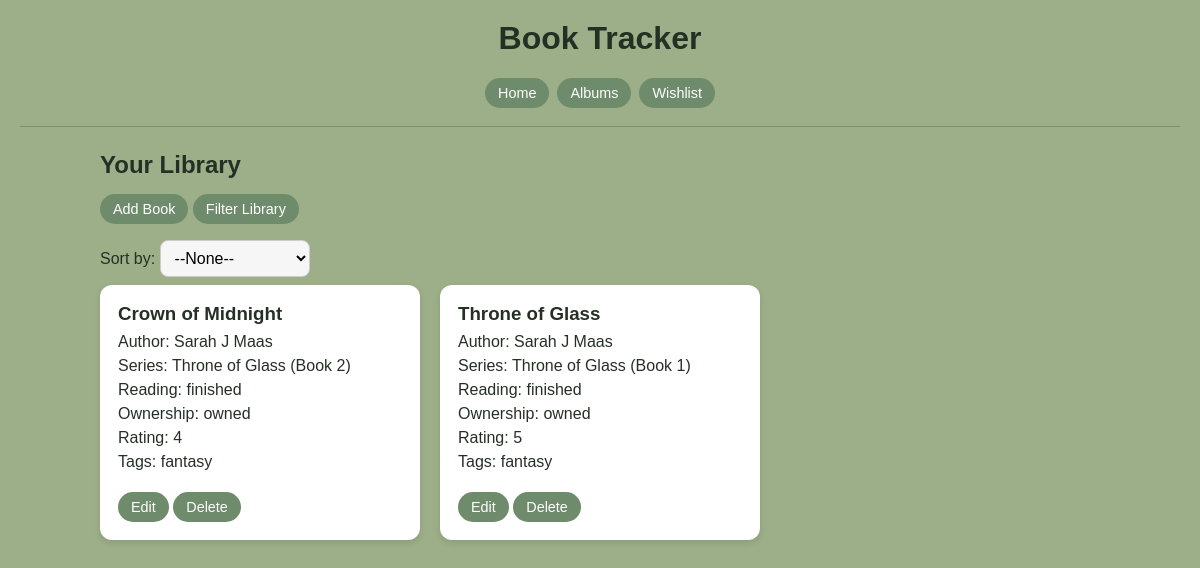
The app's page /, older data.
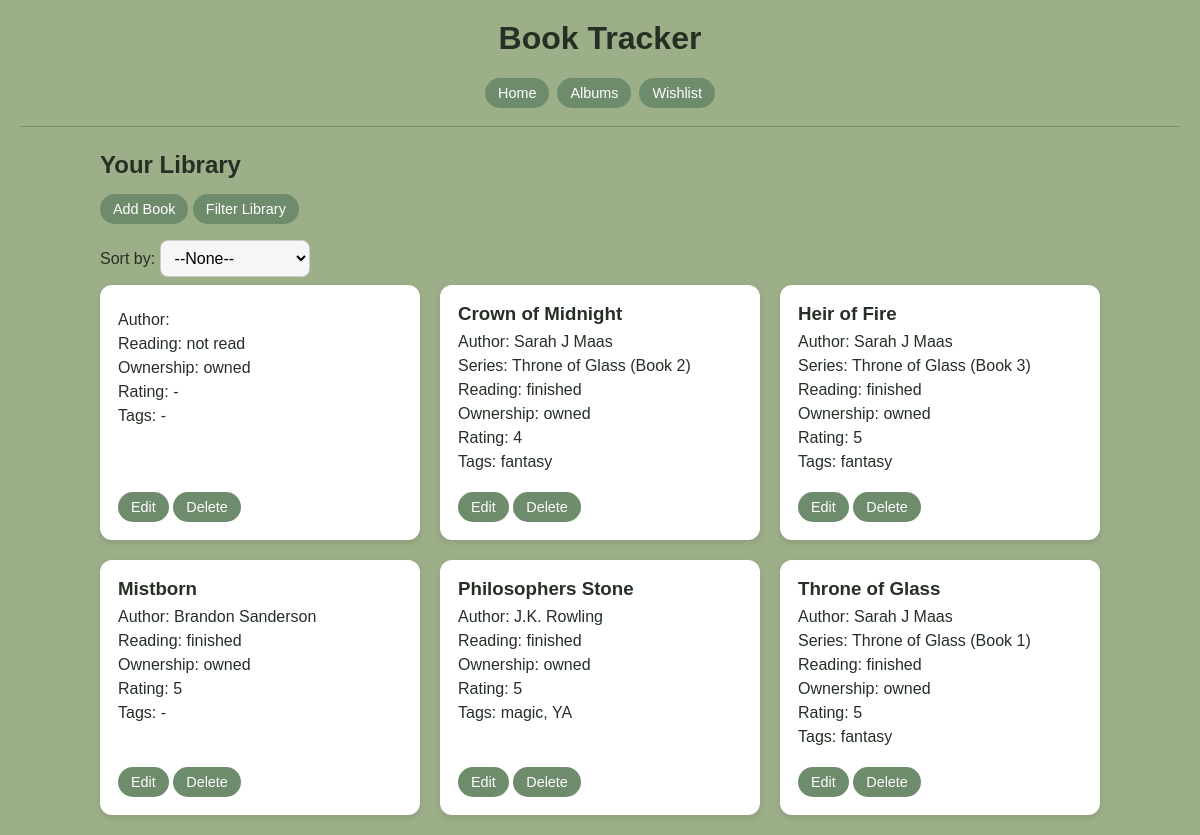
The same page, newer data.
### tables this page shows
CREATE TABLE books (
                    id INTEGER PRIMARY KEY AUTOINCREMENT,
                    title TEXT NOT NULL,
                    author TEXT NOT NULL,
                    reading_status TEXT,
                    ownership_status TEXT,
                    rating INTEGER,
                    series_name TEXT,
                    series_position INTEGER
                );

### app.py (the view)
@app.route("/")
def index():
    sort_by = request.args.get("sort")
    books = service.list_books(sort_by=sort_by)
    return render_template("index.html", books=books, sort_by=sort_by)

### booklist/services/library_service.py (called while the page is built)
    def list_books(self, sort_by=None):
        books = self.repo.get_all()
        if sort_by == "title":
            books.sort(key=lambda b: b.title.lower())   # alphabetical
        elif sort_by == "added":
            books.sort(key=lambda b: b.id)
        return books

### templates/index.html (shortened to what this page needs)
{% extends "base.html" %}
{% block content %}
<h2>Your Library</h2>
<p class="book-actions">
    <a class="button" href="{{ url_for('add_book') }}">Add Book</a>
    <a class="button" href="{{ url_for('filter_books') }}">Filter Library</a>
</p>
<form method="get" action="{{ url_for('index') }}">
    <label for="sort">Sort by:</label>
    <select name="sort" id="sort" onchange="this.form.submit()">
        <option value="">--None--</option>
    </select>
</form>
<div class="book-grid">
{% for book in books %}
    <article class="book-card">
        <div>
            <h3>{{ book.title }}</h3>
            <p>Author: {{ book.author }}</p>
            {% if book.series_name %}
                <p>Series: {{ book.series_name }}{% if book.series_position %} (Book {{ book.series_position }}){% endif %}</p>
            {% endif %}
            <p>Reading: {{ book.reading_status.value }}</p>
            <p>Ownership: {{ book.ownership_status.value }}</p>
            <p>Rating: {{ book.rating or "-" }}</p>
            <p>Tags: {% if book.tags %}{{ book.tags|map(attribute="name")|join(", ") }}{% else %}-{% endif %}</p>
        </div>
        <div class="book-actions">
            <a class="button" href="{{ url_for('edit_book', book_id=book.id) }}">Edit</a>
            <a class="button" href="{{ url_for('delete_book', book_id=book.id) }}">Delete</a>
        </div>
    </article>
{% else %}
    <p>No books yet.</p>
{% endfor %}
</div>
{% endblock %}

### templates/base.html (shortened to what this page needs)
<!DOCTYPE html>
<html>
<head>
    <link rel="stylesheet" href="{{ url_for('static', filename='style.css') }}">
</head>
<body>
    <h1 class="page-title">Book Tracker</h1>
    <nav class="site-nav">
        <a class="button" href="/">Home</a>
        <a class="button" href="{{ url_for('albums') }}">Albums</a>
        <a class="button" href="{{ url_for('wishlist') }}">Wishlist</a>
    </nav>
    <hr>
    <main class="container">
        {% block content %}{% endblock %}
    </main>
</body>
</html>

### static/style.css (style rules this page uses)
body { background-color: #9CAF88; font-family: Arial, Helvetica, sans-serif; margin: 0; padding: 20px; color: #253025; }
.page-title { text-align: center; margin: 0 0 16px; }
.container { max-width: 1000px; margin: 0 auto; }
.site-nav { display: flex; justify-content: center; flex-wrap: wrap; gap: 8px; margin: 0 auto 18px; }
hr { border: 0; border-top: 1px solid rgba(37, 48, 37, 0.25); margin: 18px 0 24px; }
h2 { margin: 0 0 8px; }
.book-grid { display: grid; grid-template-columns: repeat(3, minmax(0, 1fr)); gap: 20px; }
.book-card, .form-card, .empty-state { background-color: #fff; padding: 18px; border-radius: 12px; box-shadow: 0 3px 6px rgba(0, 0, 0, 0.1); }
.book-card { display: flex; flex-direction: column; justify-content: space-between; }
.book-card p { margin: 6px 0; }
.book-card h3 { margin: 0 0 8px; }
.book-actions { margin-top: 10px; }
.back-link, a { text-decoration: none; }
.button { display: inline-block; width: auto; padding: 7px 13px; margin-top: 5px; border: 0; border-radius: 20px; background-color: #6E8B6B; color: #fff; font-size: 0.9rem; cursor: pointer; transition: 0.2s ease; }
input, select { padding: 8px 10px; border-radius: 8px; border: 1px solid #ccc; background-color: #f6f6f6; font: inherit; outline: none; width: auto; min-width: 150px; max-width: 300px; margin-bottom: 8px; box-sizing: border-box; }

Row changes from the older to the newer data that the page shows:
added books: reading_status.value "not read", ownership_status.value "owned", rating "-"
added books: title "Heir of Fire", author "Sarah J Maas", series_name "Throne of Glass", series_position "3", reading_status.value "finished", ownership_status.value "owned", rating "5", tags|map "fantasy"
added books: title "Mistborn", author "Brandon Sanderson", reading_status.value "finished", ownership_status.value "owned", rating "5"
added books: title "Philosophers Stone", author "J.K. Rowling", reading_status.value "finished", ownership_status.value "owned", rating "5", tags|map "magic, YA"
